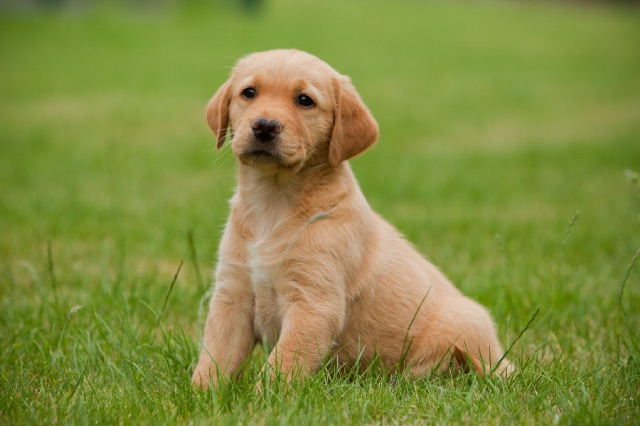
#> input picture dog.jpg, 640 x 426 px
$ jupyter execute --allow-errors jupyter_intro3.ipynb   (shell and % lines are left out)   (Python 2 division)
#> lines starting #> are read from the running program, lines starting #| are printed output that depends on the picture; after the words box and inside, x2 and y2 are one past the last pixel; in counts of white or black regions, pixels touching at a corner belong together
# ipython 入門3

## numpy

python には __リスト__ のようなデータ型があるのですが，あまり高速ではなく，画像や音声を取り扱う時には効率的ではありません．python でデータを高速に扱いたいときには， ___numpy___ というライブラリがよく使われます．

### 読み込み（インポート）

[cell 1]
import numpy as np

だいたいどの人も np という名前で使っています．

### 配列の生成：手動

[cell 2]
# 1次元
a = np.array([0,1,2,3])
print( a )
print( a.shape )    # a の形状

[cell 3]
# 2次元
b = np.array([ [0,1,2], [3,4,5] ])
print( b )
print( b.shape )

このように，配列(array) の中に2個の要素があって，それぞれの要素に 3個の要素が入っているようなもの __2x3 の行列__ のようにいいます．（線形代数はやった？）

数学の教科書の

$
A=
\begin{pmatrix}
0 & 1 & 2 \\
3 & 4 & 5
\end{pmatrix}
$

に対応します．

### 練習1
> 以下の行列に対応する numpy の配列を定義してください．

$
C =
\begin{pmatrix}
1 & 2\\
3 & 4\\
5 & 6
\end{pmatrix}
$

#> (a cell that did not finish here is left out)

### 配列の生成：関数

実際使う時には，一つ一つ要素を入力するということはあまりしません．

[cell 5]
# 順番

a = np.arange(10)

# 範囲と要素の数
b = np.linspace(0, 1, 6)  # start, end, points

# 要素がすべて 1
c = np.ones((3,3))

# 要素がすべて 0
d = np.zeros((4,4))

print( a )
print( b )
print( c )
print( d )

乱数

[cell 6]
# 0-1 の一様乱数４つ
a = np.random.rand(4)     # 1 次元

b = np.random.randn(3,3)  # 3x3 の行列

print( a )
print( b )

## 基本的な可視化

notebook にプロットするためのおまじない（こうしないと他のウィンドウに表示される）

matplotlib というライブラリを plt という名前で使います

[cell 7]
import matplotlib.pyplot as plt

### 1次元のデータ

[cell 8]
data = np.array([3,10,2,5,3])
plt.plot(data)      # 線
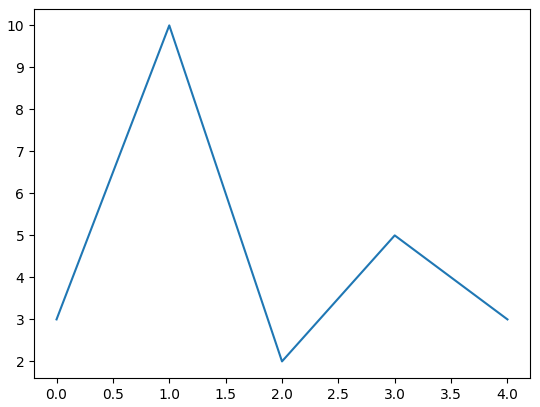
#> figure drawn by matplotlib, 1 panel

[cell 9]
x = np.linspace(0.0,6.0,20)   # 0 から 6 までの 20 個のデータ
y = np.sin(x)                 # x の要素を sin にしたもの

plt.plot(x,y)           # 線
plt.plot(x,y, 'o')      # ドット
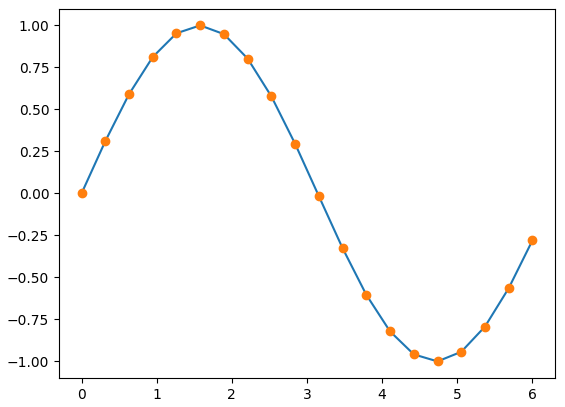
#> figure drawn by matplotlib, 1 panel; curve peaks at x = 1.58, y = 1; curve peaks at x = 1.58, y = 1

### 2次元配列

[cell 10]
image = np.array([ [1,2,3], [1,2,3], [3,2,1] ])
plt.imshow(image)
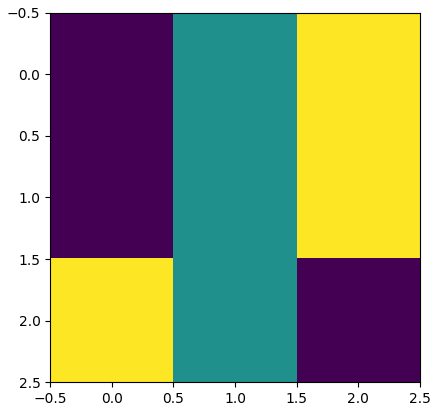
#> figure drawn by matplotlib, 1 panel

[cell 11]
image = np.random.rand(30, 30)      # 30x30 の２次元データ
plt.imshow(image, cmap=plt.cm.hot)  # イメージとしてプロット
plt.colorbar()                      # レベルを表示
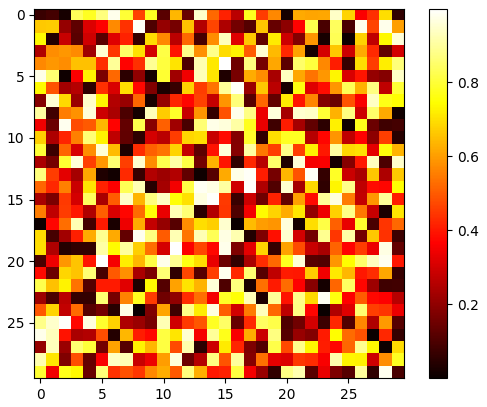
#> figure drawn by matplotlib, 2 panels

参考：[ここ](http://www.turbare.net/transl/scipy-lecture-notes/intro/matplotlib/matplotlib.html#matplotlib) により詳しいオプションの情報があります．

### 練習2

> $y=x^2-2x+2$ のグラフを -1 から 2 の範囲で，データ数 30個で描いてください．

[cell 12]
import numpy as np
import matplotlib.pyplot as plt

## インデクスとスライス

配列の要素へのアクセスは，基本的にはリストと同じです．

[cell 13]
a = np.arange(10)
print( a )
print( a[3] )
print( a[2:5] )
print( a[:-1] )

[cell 14]
b = np.array([ [1,2,3], [4,5,6], [7,8,9] ])
print( b )
print( b[2,1] )   # 3行2列目
print( b[1,:] )   # 2番目の行
print( b[:,1] )   # 2番目の列

[cell 15]
c = np.array([ [1,2,3,4], [2,3,4,5], [3,4,5,6], [4,5,6,7] ])
print c

d = c[0:2, 0:2]
print( d )

e=c[2:,2:]
print( e )

### 練習3
> 上記の行列 c から，以下の行列を作ってください．

$
\begin{pmatrix}
    5 & 6 \\
    6 & 7
\end{pmatrix}
$

スライシングは画像や音声で切り出すときにも便利です．

[cell 16]
from PIL import Image          # 画像を扱う PIL というパッケージを読み込み

image = Image.open("dog.jpg")  # 画像を読み込み
#> image is the input picture: PIL image 640x426 RGB; mean R, G, B 131.2, 139.8, 64.6
npimage = np.asarray(image)    # 画像を numpy の array に変換

plt.imshow( npimage)

print npimage.shape
#| (426, 640, 3)

これを見るとわかるように，numpy には画像は 426x640x3 の行列（このような多次元配列を__テンソル__といいます）として読み込まれています．

426 x 640 のそれぞれの点について (red, green, blue) の３つのデータがあるということです．

### 練習4
> 以下のプログラムを改変して，上の画像からスライシングを利用して，犬の顔だけを切り出してください．

#> (a cell that did not finish here is left out)

## 真偽値のマスク

マスクとは，場所ごとに条件の合致を True, False でラベル付けしたものです．

[cell 18]
a = np.array([2,5,3,12,9,8])

b = a>5      # 5 より大きいか，のマスク
print( b )
c = (a%2==0) # 2 で割り切れるか，のマスク
print( c )

このマスクを利用すると面白い処理ができます．

[cell 19]
# 抽出
print a[b]     # bが True のところだけ出力

# 条件に合致するところだけ，変更
print( a )
a[b]=0         # bが True のところだけ 0 にする
print( a )

画像で応用してみましょう．

[cell 20]
image = Image.open("dog.jpg").convert('L')  # 画像を白黒で読み込み
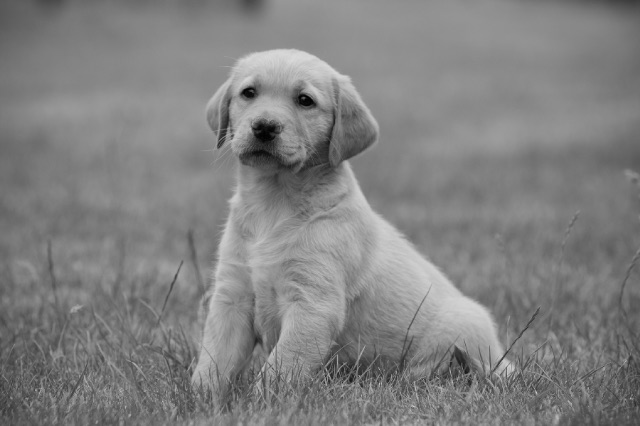
#> image: PIL image 640x426 L; min 1, max 218, mean 128.7
npimage = np.asarray(image)                 # 画像を numpy の array に変換
plt.imshow( npimage, cmap='gray')           # グレースケールで表示

[cell 21]
print( npimage )      # numpy の配列になっています．
#> (printed output is left out)

画像の各要素の値は1byte(=$2^8$bit)で表現されていますので， 0 から 255 の値をとります．

[cell 22]
image2 = npimage.copy()     # 元の画像データをコピーしてくる
mask = image2 < 150         # 150 よりも小さい部分を抽出するマスク
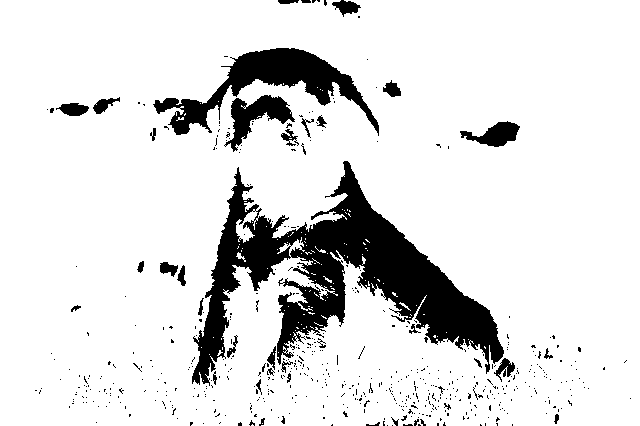
#> mask: shape (426, 640) bool; 87.3% white; 562 black regions (524 under 20 px), largest, box (x1, y1, x2, y2) and area: (192, 161, 504, 386) 22352, (153, 48, 379, 136) 5822, (224, 95, 295, 152) 1552
print( mask )                  # できたマスクを出力してみる
#> (printed output is left out)

image2[mask] = 0            # マスクの部分の値を 0 にする
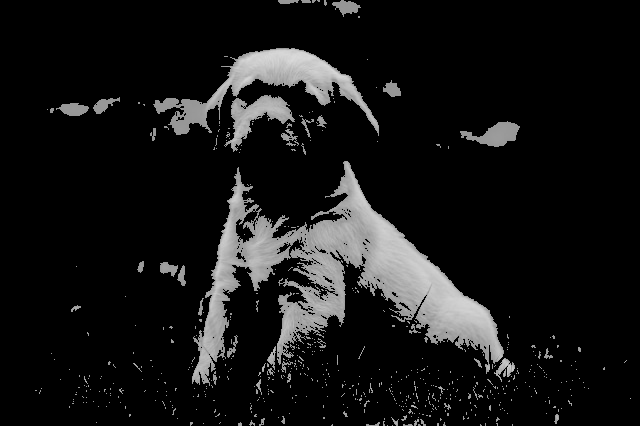
#> image2: shape (426, 640); min 0, max 218, mean 21.7
plt.imshow( image2, cmap='gray')  # グレースケールで表示
